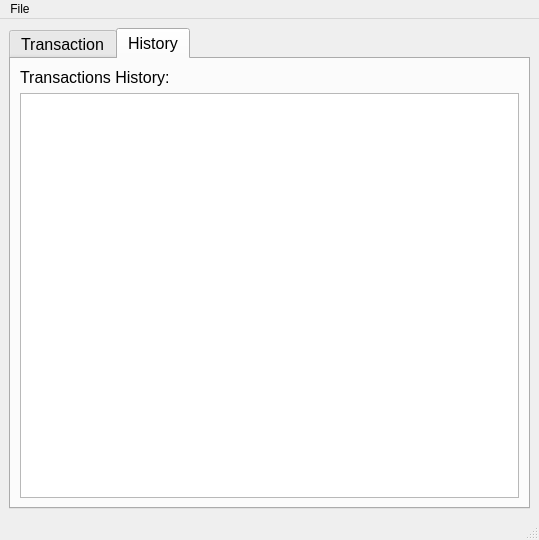
<?xml version="1.0" encoding="UTF-8"?>
<ui version="4.0">
 <class>MainWindow</class>
 <widget class="QMainWindow" name="MainWindow">
  <property name="geometry">
   <rect>
    <x>0</x>
    <y>0</y>
    <width>539</width>
    <height>540</height>
   </rect>
  </property>
  <property name="windowTitle">
   <string>MainWindow</string>
  </property>
  <widget class="QWidget" name="centralwidget">
   <layout class="QHBoxLayout" name="horizontalLayout_2">
    <item>
     <widget class="QTabWidget" name="mainTabs">
      <property name="font">
       <font>
        <pointsize>12</pointsize>
       </font>
      </property>
      <property name="currentIndex">
       <number>1</number>
      </property>
      <widget class="QWidget" name="tab">
       <attribute name="title">
        <string>Transaction</string>
       </attribute>
       <layout class="QHBoxLayout" name="horizontalLayout">
        <item>
         <widget class="QTabWidget" name="typeTab">
          <property name="font">
           <font>
            <pointsize>10</pointsize>
           </font>
          </property>
          <property name="currentIndex">
           <number>0</number>
          </property>
          <widget class="QWidget" name="tab_3">
           <attribute name="title">
            <string>Expence</string>
           </attribute>
           <layout class="QVBoxLayout" name="verticalLayout_2">
            <item>
             <layout class="QFormLayout" name="formLayout">
              <property name="topMargin">
               <number>50</number>
              </property>
              <property name="rightMargin">
               <number>20</number>
              </property>
              <property name="bottomMargin">
               <number>50</number>
              </property>
              <item row="0" column="0">
               <widget class="QLabel" name="label">
                <property name="font">
                 <font>
                  <pointsize>14</pointsize>
                  <bold>true</bold>
                 </font>
                </property>
                <property name="text">
                 <string>Expence:</string>
                </property>
               </widget>
              </item>
              <item row="0" column="1">
               <widget class="QLineEdit" name="expenseLineEdit">
                <property name="font">
                 <font>
                  <pointsize>14</pointsize>
                 </font>
                </property>
               </widget>
              </item>
              <item row="1" column="0">
               <widget class="QLabel" name="label_2">
                <property name="font">
                 <font>
                  <pointsize>11</pointsize>
                  <bold>true</bold>
                 </font>
                </property>
                <property name="text">
                 <string>Category:</string>
                </property>
               </widget>
              </item>
              <item row="2" column="1">
               <widget class="QPushButton" name="addExpButton">
                <property name="font">
                 <font>
                  <pointsize>12</pointsize>
                 </font>
                </property>
                <property name="styleSheet">
                 <string notr="true">background-color: rgb(170, 170, 255);</string>
                </property>
                <property name="text">
                 <string>Add</string>
                </property>
               </widget>
              </item>
              <item row="1" column="1">
               <widget class="QComboBox" name="categoryComboBox">
                <property name="font">
                 <font>
                  <family>Segoe UI</family>
                  <pointsize>12</pointsize>
                  <italic>false</italic>
                  <bold>false</bold>
                 </font>
                </property>
                <property name="styleSheet">
                 <string notr="true">background-color: rgb(0, 85, 127);
color: rgb(255, 255, 255);
font: 12pt &quot;Segoe UI&quot;;</string>
                </property>
                <item>
                 <property name="text">
                  <string>Food</string>
                 </property>
                </item>
                <item>
                 <property name="text">
                  <string>Transport</string>
                 </property>
                </item>
                <item>
                 <property name="text">
                  <string>Housing</string>
                 </property>
                </item>
                <item>
                 <property name="text">
                  <string>Health Care</string>
                 </property>
                </item>
                <item>
                 <property name="text">
                  <string>Entertainment</string>
                 </property>
                </item>
                <item>
                 <property name="text">
                  <string>Shopping</string>
                 </property>
                </item>
               </widget>
              </item>
             </layout>
            </item>
            <item>
             <widget class="QLabel" name="label_6">
              <property name="text">
               <string>Total Expences by Category:</string>
              </property>
             </widget>
            </item>
            <item>
             <widget class="QTableView" name="categoryTableView"/>
            </item>
           </layout>
          </widget>
          <widget class="QWidget" name="tab_4">
           <attribute name="title">
            <string>Income</string>
           </attribute>
           <layout class="QVBoxLayout" name="verticalLayout_3">
            <item>
             <layout class="QFormLayout" name="formLayout_2">
              <property name="topMargin">
               <number>50</number>
              </property>
              <property name="rightMargin">
               <number>20</number>
              </property>
              <property name="bottomMargin">
               <number>50</number>
              </property>
              <item row="0" column="0">
               <widget class="QLabel" name="label_3">
                <property name="font">
                 <font>
                  <pointsize>14</pointsize>
                  <bold>true</bold>
                 </font>
                </property>
                <property name="text">
                 <string>Income: </string>
                </property>
               </widget>
              </item>
              <item row="0" column="1">
               <widget class="QLineEdit" name="incomeLineEdit">
                <property name="font">
                 <font>
                  <pointsize>14</pointsize>
                 </font>
                </property>
               </widget>
              </item>
              <item row="1" column="0">
               <widget class="QLabel" name="label_4">
                <property name="font">
                 <font>
                  <pointsize>11</pointsize>
                  <bold>true</bold>
                 </font>
                </property>
                <property name="text">
                 <string>Category:</string>
                </property>
               </widget>
              </item>
              <item row="1" column="1">
               <widget class="QComboBox" name="incomeComboBox">
                <property name="font">
                 <font>
                  <family>Segoe UI</family>
                  <pointsize>12</pointsize>
                  <italic>false</italic>
                  <bold>false</bold>
                 </font>
                </property>
                <property name="styleSheet">
                 <string notr="true">background-color: rgb(0, 85, 127);
color: rgb(255, 255, 255);
font: 12pt &quot;Segoe UI&quot;;</string>
                </property>
                <item>
                 <property name="text">
                  <string>Salary</string>
                 </property>
                </item>
               </widget>
              </item>
              <item row="2" column="1">
               <widget class="QPushButton" name="addIncButton">
                <property name="font">
                 <font>
                  <pointsize>12</pointsize>
                 </font>
                </property>
                <property name="styleSheet">
                 <string notr="true">background-color: rgb(170, 170, 255);</string>
                </property>
                <property name="text">
                 <string>Add</string>
                </property>
               </widget>
              </item>
             </layout>
            </item>
            <item>
             <widget class="QLabel" name="label_7">
              <property name="text">
               <string>Total amount By Transaction Type:</string>
              </property>
             </widget>
            </item>
            <item>
             <widget class="QTableView" name="typeTableView"/>
            </item>
           </layout>
          </widget>
         </widget>
        </item>
       </layout>
      </widget>
      <widget class="QWidget" name="tab_2">
       <attribute name="title">
        <string>History</string>
       </attribute>
       <layout class="QVBoxLayout" name="verticalLayout">
        <item>
         <widget class="QLabel" name="label_5">
          <property name="text">
           <string>Transactions History:</string>
          </property>
         </widget>
        </item>
        <item>
         <widget class="QTableView" name="historyTableView"/>
        </item>
       </layout>
      </widget>
     </widget>
    </item>
   </layout>
  </widget>
  <widget class="QMenuBar" name="menubar">
   <property name="geometry">
    <rect>
     <x>0</x>
     <y>0</y>
     <width>539</width>
     <height>22</height>
    </rect>
   </property>
   <widget class="QMenu" name="menuFile">
    <property name="title">
     <string>File</string>
    </property>
    <addaction name="actionClear"/>
    <addaction name="actionRefresh_2"/>
   </widget>
   <addaction name="menuFile"/>
  </widget>
  <widget class="QStatusBar" name="statusbar"/>
  <action name="actionClear">
   <property name="text">
    <string>Clear</string>
   </property>
  </action>
  <action name="actionRefresh">
   <property name="text">
    <string>Refresh</string>
   </property>
  </action>
  <action name="actionRefresh_2">
   <property name="text">
    <string>Refresh</string>
   </property>
  </action>
 </widget>
 <resources/>
 <connections/>
</ui>
